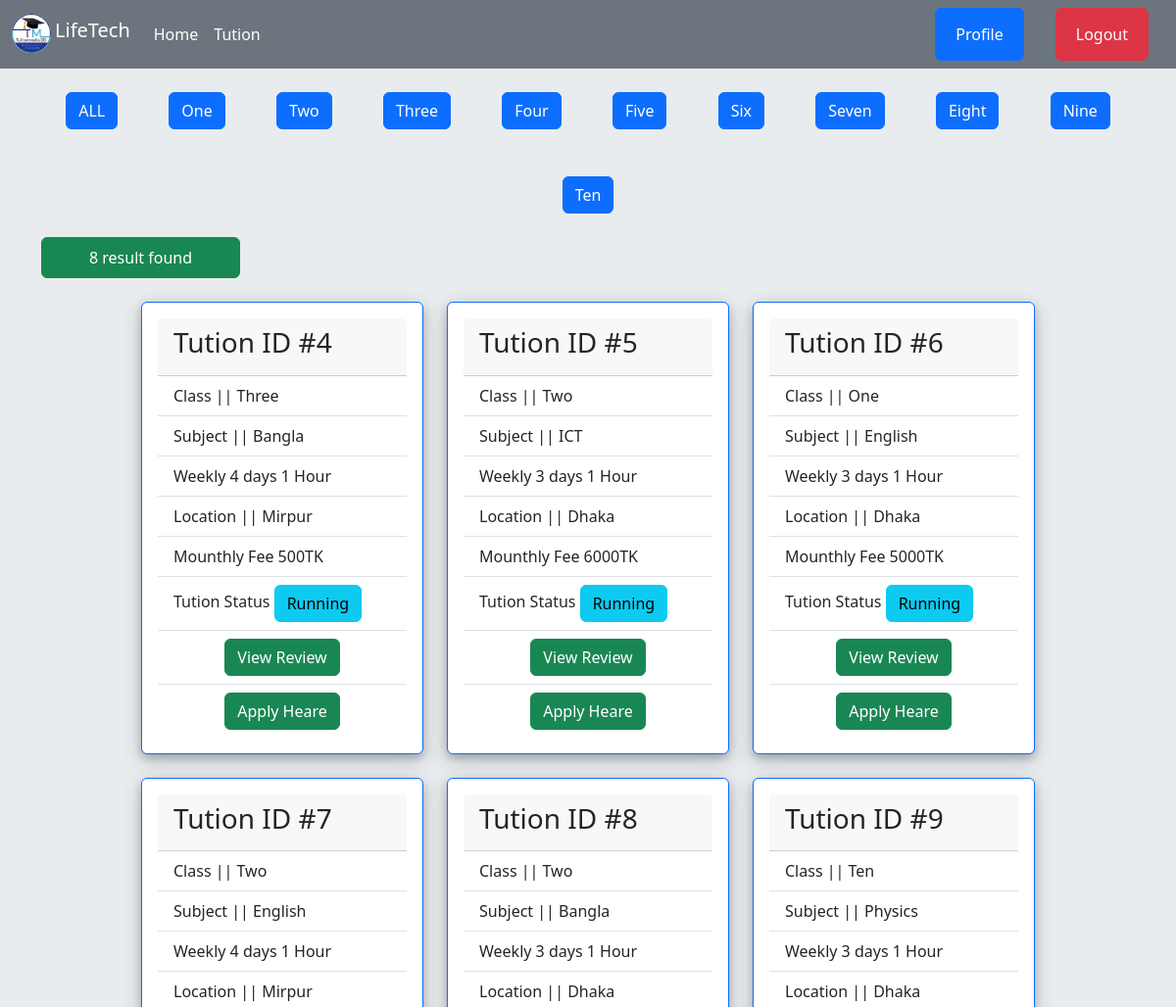
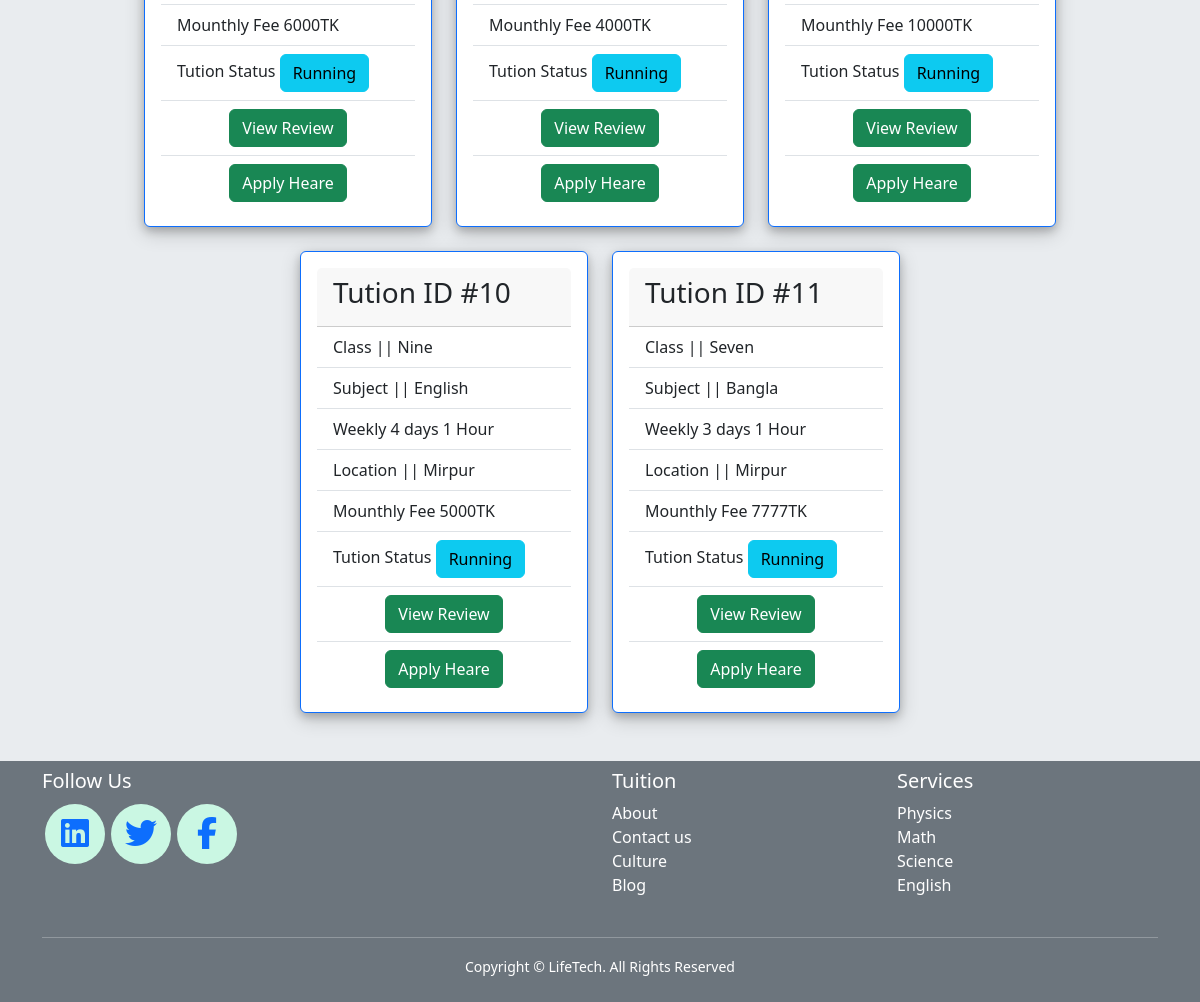
The page /tution/seeTution/ (signed in) on the database as committed earlier (2 pictures, top to bottom).
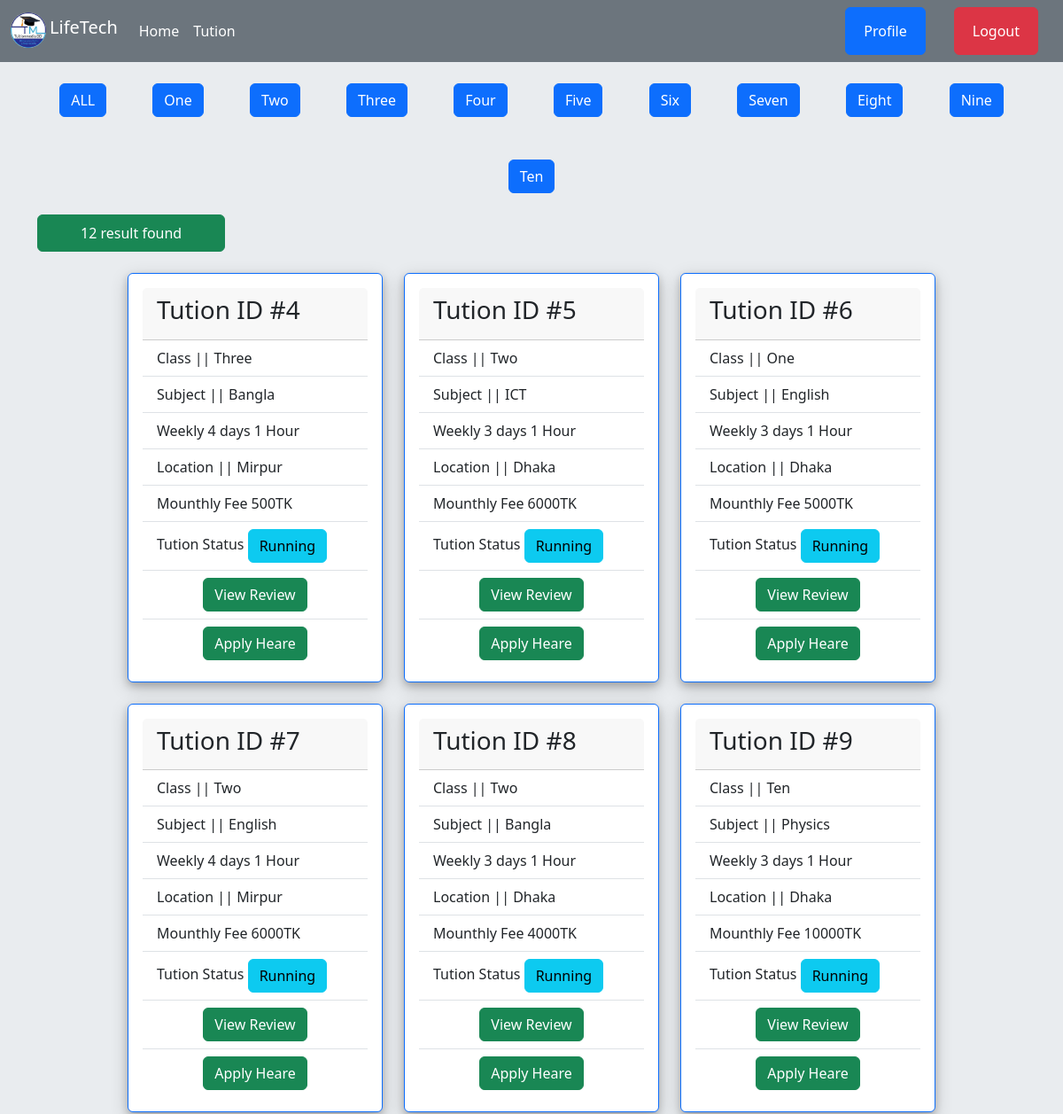
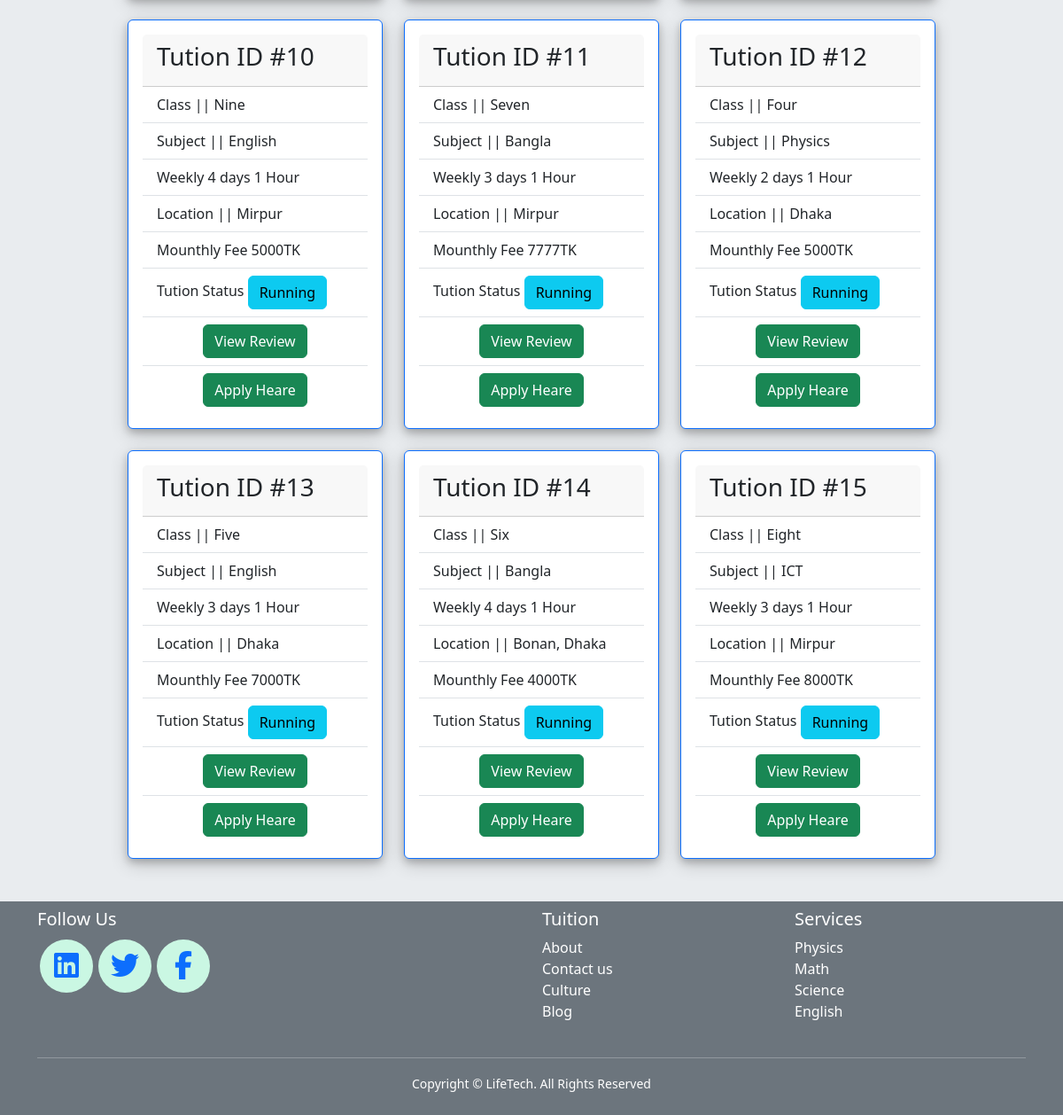
The same page on the database as committed later (2 pictures, top to bottom).
### tution/models.py (models this page shows)
class TutionClassModel(models.Model):
    name = models.CharField(max_length=100)
    slug = models.SlugField(max_length=100)
    def __str__(self):
        return self.name

class TutionModel(models.Model):
    tutionclass = models.ManyToManyField(TutionClassModel)
    subject = models.CharField(max_length=100)
    weekly_day = models.IntegerField()
    daily_time = models.IntegerField()
    location = models.CharField(max_length=200)
    fee = models.IntegerField()
    tution_status = models.CharField(max_length=30, choices=TUTION_STATUS, default='Running')

### tution/views.py (the view)
# urls.py: path('seeTution/',  views.seeTution, name='seeTution'),
@login_required
def seeTution(request, class_slug = None):
    data = models.TutionModel.objects.all()
    if class_slug is not None:
        tutionclass = models.TutionClassModel.objects.get(slug = class_slug)
        data = models.TutionModel.objects.filter(tutionclass = tutionclass)
    tutionclass = models.TutionClassModel.objects.all()
    return render(request, 'seeTution.html', {'data':data, 'tutionclass': tutionclass})

### tution/templates/seeTution.html (shortened to what this page needs)
{% extends "base.html" %}
{% load static %}
{% block content %}
<div class="container text-center">
    <a  class="btn btn-primary m-4" href="{% url 'seeTution' %}">ALL</a>
    {% for i in tutionclass %}
        <a href="{% url 'class_slug' i.slug %}" class="btn btn-primary m-4">{{i.name}}</a>
    {% endfor %}
</div>
<div class="container mb-5">
        <button class="px-5 py-2 mb-4 btn btn-success text-white">{{data | length}} result found</button>
        <div class="row  justify-content-center  gap-4">
            {% for i in data %}
            <div class="card border border-primary p-3" style="width: 18rem; box-shadow: 0 4px 8px 0 rgba(0, 0, 0, 0.2), 0 6px 20px 0 rgba(0, 0, 0, 0.19);">
                <div class="card-header">
                  <h3>Tution ID #{{i.id}}</h3>
                </div>
                <ul class="list-group list-group-flush">
                  <li class="list-group-item">Class ||
                    {% for se in i.tutionclass.all %}
                        {{se}}
                    {% endfor %}
                  </li>
                  <li class="list-group-item">Subject || {{i.subject}}</li>
                  <li class="list-group-item">Weekly {{i.weekly_day}} days {{i.daily_time}} Hour</li>
                  <li class="list-group-item">Location || {{i.location}} </li>
                  <li class="list-group-item">Mounthly Fee {{i.fee}}TK</li>
                  {% if i.tution_status == "Running"%}
                  <li class="list-group-item">Tution Status  <button class="btn btn-info">{{i.tution_status}}</button></li>
                  {% else %}
                  <li class="list-group-item">Tution Status  <button class="btn btn-danger">{{i.tution_status}}</button></li>
                  {% endif %}
                  {% if request.user.is_superuser %}
                  <li class="list-group-item text-center">
                    <a class="btn btn-success" href="{% url 'application' i.id %}">Application</a>
                    <a class="btn btn-success" href="{% url 'edit_tution' i.id %}">Edit</a>
                  </li>
                  <li class="list-group-item text-center">
                    <a class="btn btn-danger" href="{% url 'delete_tution' i.id %}">Delete</a>
                  </li>
                  <li class="list-group-item text-center">
                    <a class="btn btn-success" href="{% url 'tution_reviews' i.id %}">View Review</a>
                    </li>
                  {% else %}
                  <li class="list-group-item text-center">
                  <a class="btn btn-success" href="{% url 'tution_reviews' i.id %}">View Review</a>
                  </li>
                  <li class="list-group-item text-center">
                  <a class="btn btn-success" href="{% url 'apply_tution' i.id %}">Apply Heare</a>
                  </li>
                {% endif %}
                </ul>
              </div>
            {% endfor %}
        </div>
    </div>
{% endblock content %}

### templates/base.html (shortened to what this page needs)
{% load static %}
<!doctype html>
<html lang="en">
  <head>
    <link href="https://cdn.jsdelivr.net/npm/bootstrap@5.3.2/dist/css/bootstrap.min.css" rel="stylesheet">
    <link rel="stylesheet" href="https://cdnjs.cloudflare.com/ajax/libs/font-awesome/6.5.1/css/all.min.css" />
    <link rel="stylesheet" href="{% static 'css/style.css' %}">
  </head>
  <body class="bg-body-secondary">
    <section>
        <nav class="navbar navbar-expand-lg  bg-secondary">
            <div class="container-fluid">
              <div class="d-flex gap-1">
                <img style=" width: 40px; height: 40px; border-radius: 20px;" src="{% static 'images/logo1.jpg' %}" alt="">
                <h3 class="navbar-brand text-white">LifeTech</h3>
              </div>
              <div class="collapse navbar-collapse" id="navbarSupportedContent">
                <ul class="navbar-nav me-auto mb-2 mb-lg-0">
                  <li class="nav-item">
                    <a class="nav-link active text-white" aria-current="page" href="{% url 'home' %}">Home</a>
                  </li>
                  {% if request.user.is_authenticated %}
                  <li class="nav-item">
                    <a class="nav-link active text-white"  aria-current="page" href="{% url 'seeTution' %}">Tution</a>
                  </li>
                  {% endif %}
                </ul>
                <div class="d-flex">
                  <ul class="navbar-nav me-auto mb-2 mb-lg-0">
                    {% if request.user.is_authenticated %}
                      {% if request.user.is_superuser %}
                        <li class="nav-item btn btn-success mx-3">
                            <a class="nav-link text-white" href="{% url 'add_tution' %}">Add Tution</a>
                        </li>
                     {% else %}
                    <li class="nav-item btn btn-primary mx-3">
                      <a class="nav-link text-white" href="{% url 'profile' user.username %}">Profile</a>
                    </li>
                    {% endif %}
                    <li class="nav-item btn btn-danger mx-3">
                      <a class="nav-link text-white" href="{% url 'logout' %}">Logout</a>
                    </li>
                    {% endif %}
                  </ul>
                </div>
              </div>
            </div>
          </nav>
    </section>
    {% block content %}{% endblock content %}
    <footer class="bg-secondary text-white p-2">
      <div class="container">
          <div class="row">
              <div class="col-md-6 col-sm-12">
                  <h5 class="text-white">Follow Us</h5>
                  <div class="mb-sm-5 link_cont">
                      <a class="link linkedin">
                          <i class="fab fa-2x fa-linkedin"></i>
                      </a>
                      <a class="link twitter">
                          <i class="fab fa-2x fa-twitter"></i>
                      </a>
                      <a class="link facebook">
                          <i class="fab fa-2x fa-facebook-f"></i>
                      </a>
                  </div>
              </div>
              <div class="col-md-3 col-sm-12">
                  <h5>Tuition</h5>
                  <ul class="list-unstyled">
                      <li>About</li>
                      <li>Contact us</li>
                      <li>Culture</li>
                      <li>Blog</li>
                  </ul>
              </div>
              <div class="col-md-3 col-sm-12">
                  <h5>Services</h5>
                  <ul class="list-unstyled">
                      <li>Physics</li>
                      <li>Math</li>
                      <li>Science</li>
                      <li>English</li>
                  </ul>
              </div>
          </div>
          <hr class="mt-2" />
          <p class="text-center mt-3">
              <small>Copyright © LifeTech. All Rights Reserved</small>
          </p>
      </div>
  </footer>
  </body>
</html>

### static/css/style.css (style rules this page uses)
.link_cont { height: 10vh; display: flex; margin-bottom: 50px; }
.link { height: 60px; width: 60px; background-color: #caf7e3; border-radius: 30px; text-align: center; margin: 3px; line-height: 70px; }
a i { transition: all 0.3s linear; }

Rows that differ between the two databases and show on the page:
added TutionModel: id "12", subject "Physics", weekly_day "2", daily_time "1", location "Dhaka", fee "5000", tution_status "Running", TutionClassModel (name "Four")
added TutionModel: id "13", subject "English", weekly_day "3", daily_time "1", location "Dhaka", fee "7000", tution_status "Running", TutionClassModel (name "Five")
added TutionModel: id "14", subject "Bangla", weekly_day "4", daily_time "1", location "Bonan, Dhaka", fee "4000", tution_status "Running", TutionClassModel (name "Six")
added TutionModel: id "15", subject "ICT", weekly_day "3", daily_time "1", location "Mirpur", fee "8000", tution_status "Running", TutionClassModel (name "Eight")
Other text that changed with them:
{{ data | length }}: "8" → "12"
